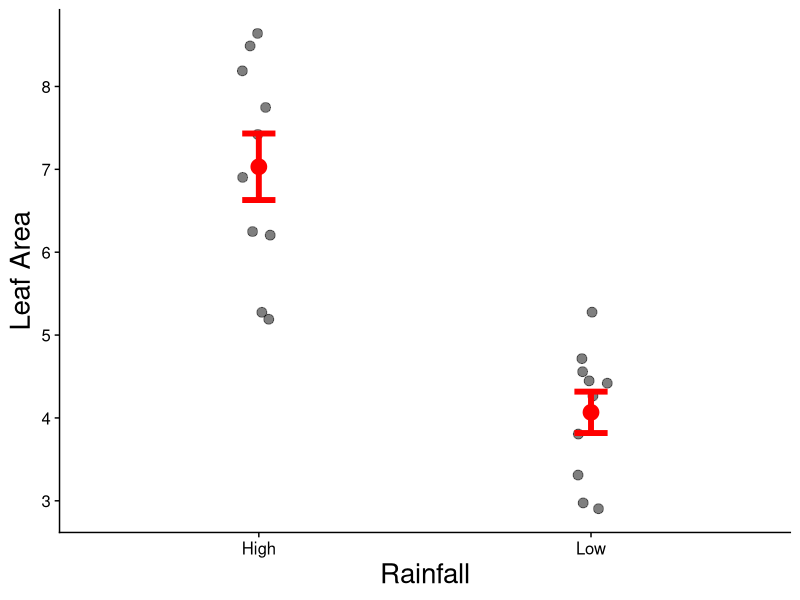
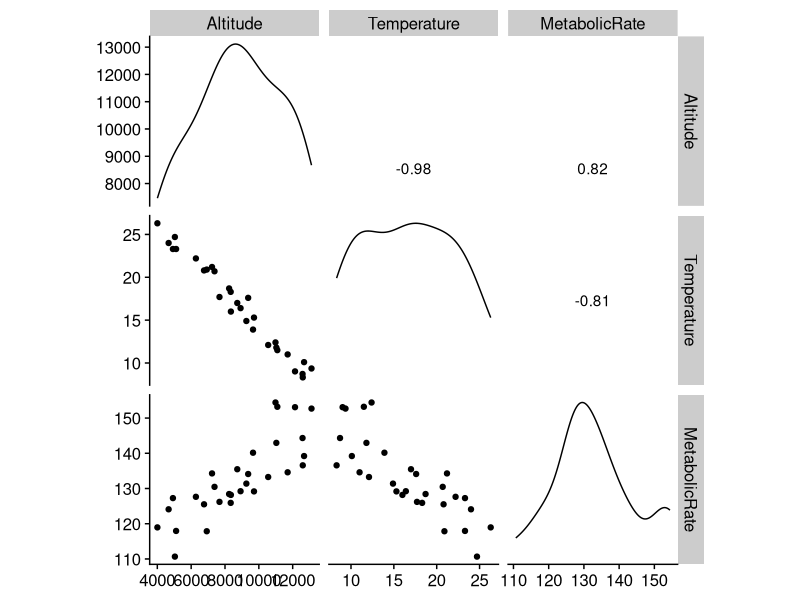

These charts were generated, in order, by the following R code:
## ---- chunk 1
#| label: setup
#| echo: false

library(tidyverse)
library(cowplot)
library(GGally)
library(readxl)
theme_set(theme_cowplot())

## ---- chunk 2
set.seed(6239)
LA <- tibble("LeafArea"= c(rnorm(10,4,1),rnorm(10,7,1)),
             "Rainfall" = rep(c("Low","High"),each=10))

ggplot(LA, aes(Rainfall, LeafArea)) +
  geom_point(position = position_jitter(width = 0.05), alpha = 0.5, size = 3) +
  stat_summary(fun = mean, geom = "point", size = 5, color = "red") +
  stat_summary(fun.data = mean_se, geom = "errorbar", width = 0.1,
               color = "red", size = 2) +
  labs(x = "Rainfall", y = "Leaf Area") +
  theme(text = element_text(size = 20))

## ---- chunk 3
set.seed(188)

tt <- signif(runif(30, 8, 28), digits = 3)
aa <- round(-500 * tt + rnorm(30, 17000, 500))

mm <- signif(-1.5 * tt + 0.001 * aa + 150 + rnorm(30, 0, 6))

MM <- data.frame("MarmotID" = paste0("M", seq(1, 30)),
                 "Altitude" = aa, 
                 "Temperature" = tt, 
                 "MetabolicRate" = mm)

ggscatmat(MM, columns = 2:4)

